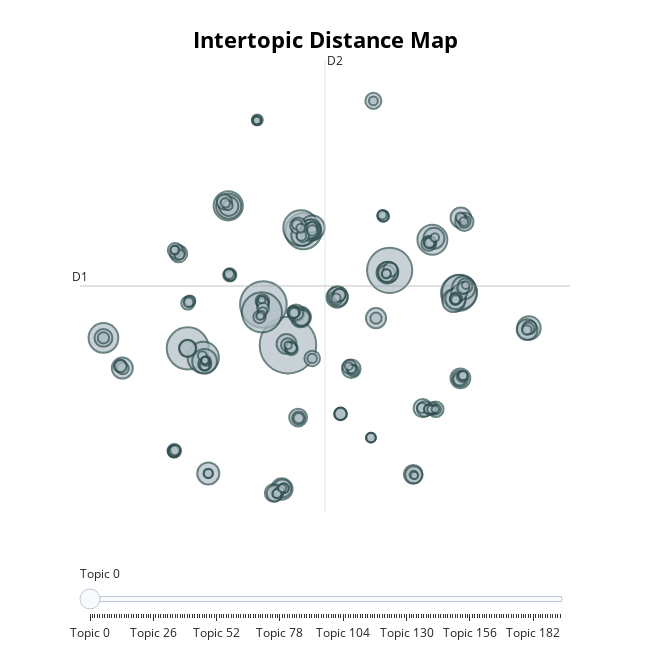

The cell this chart's notebook holds for it:
### Code cell
topic_model.visualize_topics()

### Figure 1 — Plotly figure (JSON) as saved in the notebook; plotly's stock layout.template omitted (floating-point values rounded to 4 significant figures; data arrays with more than 128 entries replaced by an {"elided": "..."} marker saying what was removed)
{"data": [{"customdata": {"elided": "194x3 mixed values"}, "hovertemplate": "<b>Topic %{customdata[0]}</b><br>%{customdata[1]}<br>Size: %{customdata[2]}", "legendgroup": "", "marker": {"color": "#B0BEC5", "line": {"color": "DarkSlateGrey", "width": 2}, "size": {"elided": "194 int values"}, "sizemode": "area", "sizeref": 0.3575, "symbol": "circle"}, "mode": "markers", "name": "", "orientation": "v", "showlegend": false, "type": "scatter", "x": {"elided": "194 float values"}, "xaxis": "x", "y": {"elided": "194 float values"}, "yaxis": "y"}], "layout": {"annotations": [{"showarrow": false, "text": "D1", "x": -14.86, "y": 7.213, "yshift": 10}, {"showarrow": false, "text": "D2", "x": 5.406, "xshift": 10, "y": 25.87}], "height": 650, "hoverlabel": {"bgcolor": "white", "font": {"family": "Rockwell", "size": 16}}, "legend": {"itemsizing": "constant", "tracegroupgap": 0}, "margin": {"t": 60}, "shapes": [{"line": {"color": "#CFD8DC", "width": 2}, "type": "line", "x0": 5.406, "x1": 5.406, "y0": -11.44, "y1": 25.87}, {"line": {"color": "#9E9E9E", "width": 2}, "type": "line", "x0": -14.86, "x1": 25.67, "y0": 7.213, "y1": 7.213}], "sliders": [{"active": 0, "pad": {"t": 50}, "steps": [{"args": [{"marker.color": {"elided": "1x194 str values"}}], "label": "Topic 0", "method": "update"}, {"args": [{"marker.color": {"elided": "1x194 str values"}}], "label": "Topic 1", "method": "update"}, {"args": [{"marker.color": {"elided": "1x194 str values"}}], "label": "Topic 2", "method": "update"}, {"args": [{"marker.color": {"elided": "1x194 str values"}}], "label": "Topic 3", "method": "update"}, {"args": [{"marker.color": {"elided": "1x194 str values"}}], "label": "Topic 4", "method": "update"}, {"args": [{"marker.color": {"elided": "1x194 str values"}}], "label": "Topic 5", "method": "update"}, {"args": [{"marker.color": {"elided": "1x194 str values"}}], "label": "Topic 6", "method": "update"}, {"args": [{"marker.color": {"elided": "1x194 str values"}}], "label": "Topic 7", "method": "update"}, {"args": [{"marker.color": {"elided": "1x194 str values"}}], "label": "Topic 8", "method": "update"}, {"args": [{"marker.color": {"elided": "1x194 str values"}}], "label": "Topic 9", "method": "update"}, {"args": [{"marker.color": {"elided": "1x194 str values"}}], "label": "Topic 10", "method": "update"}, {"args": [{"marker.color": {"elided": "1x194 str values"}}], "label": "Topic 11", "method": "update"}, {"args": [{"marker.color": {"elided": "1x194 str values"}}], "label": "Topic 12", "method": "update"}, {"args": [{"marker.color": {"elided": "1x194 str values"}}], "label": "Topic 13", "method": "update"}, {"args": [{"marker.color": {"elided": "1x194 str values"}}], "label": "Topic 14", "method": "update"}, {"args": [{"marker.color": {"elided": "1x194 str values"}}], "label": "Topic 15", "method": "update"}, {"args": [{"marker.color": {"elided": "1x194 str values"}}], "label": "Topic 16", "method": "update"}, {"args": [{"marker.color": {"elided": "1x194 str values"}}], "label": "Topic 17", "method": "update"}, {"args": [{"marker.color": {"elided": "1x194 str values"}}], "label": "Topic 18", "method": "update"}, {"args": [{"marker.color": {"elided": "1x194 str values"}}], "label": "Topic 19", "method": "update"}, {"args": [{"marker.color": {"elided": "1x194 str values"}}], "label": "Topic 20", "method": "update"}, {"args": [{"marker.color": {"elided": "1x194 str values"}}], "label": "Topic 21", "method": "update"}, {"args": [{"marker.color": {"elided": "1x194 str values"}}], "label": "Topic 22", "method": "update"}, {"args": [{"marker.color": {"elided": "1x194 str values"}}], "label": "Topic 23", "method": "update"}, {"args": [{"marker.color": {"elided": "1x194 str values"}}], "label": "Topic 24", "method": "update"}, {"args": [{"marker.color": {"elided": "1x194 str values"}}], "label": "Topic 25", "method": "update"}, {"args": [{"marker.color": {"elided": "1x194 str values"}}], "label": "Topic 26", "method": "update"}, {"args": [{"marker.color": {"elided": "1x194 str values"}}], "label": "Topic 27", "method": "update"}, {"args": [{"marker.color": {"elided": "1x194 str values"}}], "label": "Topic 28", "method": "update"}, {"args": [{"marker.color": {"elided": "1x194 str values"}}], "label": "Topic 29", "method": "update"}, {"args": [{"marker.color": {"elided": "1x194 str values"}}], "label": "Topic 30", "method": "update"}, {"args": [{"marker.color": {"elided": "1x194 str values"}}], "label": "Topic 31", "method": "update"}, {"args": [{"marker.color": {"elided": "1x194 str values"}}], "label": "Topic 32", "method": "update"}, {"args": [{"marker.color": {"elided": "1x194 str values"}}], "label": "Topic 33", "method": "update"}, {"args": [{"marker.color": {"elided": "1x194 str values"}}], "label": "Topic 34", "method": "update"}, {"args": [{"marker.color": {"elided": "1x194 str values"}}], "label": "Topic 35", "method": "update"}, {"args": [{"marker.color": {"elided": "1x194 str values"}}], "label": "Topic 36", "method": "update"}, {"args": [{"marker.color": {"elided": "1x194 str values"}}], "label": "Topic 37", "method": "update"}, {"args": [{"marker.color": {"elided": "1x194 str values"}}], "label": "Topic 38", "method": "update"}, {"args": [{"marker.color": {"elided": "1x194 str values"}}], "label": "Topic 39", "method": "update"}, {"args": [{"marker.color": {"elided": "1x194 str values"}}], "label": "Topic 40", "method": "update"}, {"args": [{"marker.color": {"elided": "1x194 str values"}}], "label": "Topic 41", "method": "update"}, {"args": [{"marker.color": {"elided": "1x194 str values"}}], "label": "Topic 42", "method": "update"}, {"args": [{"marker.color": {"elided": "1x194 str values"}}], "label": "Topic 43", "method": "update"}, {"args": [{"marker.color": {"elided": "1x194 str values"}}], "label": "Topic 44", "method": "update"}, {"args": [{"marker.color": {"elided": "1x194 str values"}}], "label": "Topic 45", "method": "update"}, {"args": [{"marker.color": {"elided": "1x194 str values"}}], "label": "Topic 46", "method": "update"}, {"args": [{"marker.color": {"elided": "1x194 str values"}}], "label": "Topic 47", "method": "update"}, {"args": [{"marker.color": {"elided": "1x194 str values"}}], "label": "Topic 48", "method": "update"}, {"args": [{"marker.color": {"elided": "1x194 str values"}}], "label": "Topic 49", "method": "update"}, {"args": [{"marker.color": {"elided": "1x194 str values"}}], "label": "Topic 50", "method": "update"}, {"args": [{"marker.color": {"elided": "1x194 str values"}}], "label": "Topic 51", "method": "update"}, {"args": [{"marker.color": {"elided": "1x194 str values"}}], "label": "Topic 52", "method": "update"}, {"args": [{"marker.color": {"elided": "1x194 str values"}}], "label": "Topic 53", "method": "update"}, {"args": [{"marker.color": {"elided": "1x194 str values"}}], "label": "Topic 54", "method": "update"}, {"args": [{"marker.color": {"elided": "1x194 str values"}}], "label": "Topic 55", "method": "update"}, {"args": [{"marker.color": {"elided": "1x194 str values"}}], "label": "Topic 56", "method": "update"}, {"args": [{"marker.color": {"elided": "1x194 str values"}}], "label": "Topic 57", "method": "update"}, {"args": [{"marker.color": {"elided": "1x194 str values"}}], "label": "Topic 58", "method": "update"}, {"args": [{"marker.color": {"elided": "1x194 str values"}}], "label": "Topic 59", "method": "update"}, {"args": [{"marker.color": {"elided": "1x194 str values"}}], "label": "Topic 60", "method": "update"}, {"args": [{"marker.color": {"elided": "1x194 str values"}}], "label": "Topic 61", "method": "update"}, {"args": [{"marker.color": {"elided": "1x194 str values"}}], "label": "Topic 62", "method": "update"}, {"args": [{"marker.color": {"elided": "1x194 str values"}}], "label": "Topic 63", "method": "update"}, {"args": [{"marker.color": {"elided": "1x194 str values"}}], "label": "Topic 64", "method": "update"}, {"args": [{"marker.color": {"elided": "1x194 str values"}}], "label": "Topic 65", "method": "update"}, {"args": [{"marker.color": {"elided": "1x194 str values"}}], "label": "Topic 66", "method": "update"}, {"args": [{"marker.color": {"elided": "1x194 str values"}}], "label": "Topic 67", "method": "update"}, {"args": [{"marker.color": {"elided": "1x194 str values"}}], "label": "Topic 68", "method": "update"}, {"args": [{"marker.color": {"elided": "1x194 str values"}}], "label": "Topic 69", "method": "update"}, {"args": [{"marker.color": {"elided": "1x194 str values"}}], "label": "Topic 70", "method": "update"}, {"args": [{"marker.color": {"elided": "1x194 str values"}}], "label": "Topic 71", "method": "update"}, {"args": [{"marker.color": {"elided": "1x194 str values"}}], "label": "Topic 72", "method": "update"}, {"args": [{"marker.color": {"elided": "1x194 str values"}}], "label": "Topic 73", "method": "update"}, {"args": [{"marker.color": {"elided": "1x194 str values"}}], "label": "Topic 74", "method": "update"}, {"args": [{"marker.color": {"elided": "1x194 str values"}}], "label": "Topic 75", "method": "update"}, {"args": [{"marker.color": {"elided": "1x194 str values"}}], "label": "Topic 76", "method": "update"}, {"args": [{"marker.color": {"elided": "1x194 str values"}}], "label": "Topic 77", "method": "update"}, {"args": [{"marker.color": {"elided": "1x194 str values"}}], "label": "Topic 78", "method": "update"}, {"args": [{"marker.color": {"elided": "1x194 str values"}}], "label": "Topic 79", "method": "update"}, {"args": [{"marker.color": {"elided": "1x194 str values"}}], "label": "Topic 80", "method": "update"}, {"args": [{"marker.color": {"elided": "1x194 str values"}}], "label": "Topic 81", "method": "update"}, {"args": [{"marker.color": {"elided": "1x194 str values"}}], "label": "Topic 82", "method": "update"}, {"args": [{"marker.color": {"elided": "1x194 str values"}}], "label": "Topic 83", "method": "update"}, {"args": [{"marker.color": {"elided": "1x194 str values"}}], "label": "Topic 84", "method": "update"}, {"args": [{"marker.color": {"elided": "1x194 str values"}}], "label": "Topic 85", "method": "update"}, {"args": [{"marker.color": {"elided": "1x194 str values"}}], "label": "Topic 86", "method": "update"}, {"args": [{"marker.color": {"elided": "1x194 str values"}}], "label": "Topic 87", "method": "update"}, {"args": [{"marker.color": {"elided": "1x194 str values"}}], "label": "Topic 88", "method": "update"}, {"args": [{"marker.color": {"elided": "1x194 str values"}}], "label": "Topic 89", "method": "update"}, {"args": [{"marker.color": {"elided": "1x194 str values"}}], "label": "Topic 90", "method": "update"}, {"args": [{"marker.color": {"elided": "1x194 str values"}}], "label": "Topic 91", "method": "update"}, {"args": [{"marker.color": {"elided": "1x194 str values"}}], "label": "Topic 92", "method": "update"}, {"args": [{"marker.color": {"elided": "1x194 str values"}}], "label": "Topic 93", "method": "update"}, {"args": [{"marker.color": {"elided": "1x194 str values"}}], "label": "Topic 94", "method": "update"}, {"args": [{"marker.color": {"elided": "1x194 str values"}}], "label": "Topic 95", "method": "update"}, {"args": [{"marker.color": {"elided": "1x194 str values"}}], "label": "Topic 96", "method": "update"}, {"args": [{"marker.color": {"elided": "1x194 str values"}}], "label": "Topic 97", "method": "update"}, {"args": [{"marker.color": {"elided": "1x194 str values"}}], "label": "Topic 98", "method": "update"}, {"args": [{"marker.color": {"elided": "1x194 str values"}}], "label": "Topic 99", "method": "update"}, {"args": [{"marker.color": {"elided": "1x194 str values"}}], "label": "Topic 100", "method": "update"}, {"args": [{"marker.color": {"elided": "1x194 str values"}}], "label": "Topic 101", "method": "update"}, {"args": [{"marker.color": {"elided": "1x194 str values"}}], "label": "Topic 102", "method": "update"}, {"args": [{"marker.color": {"elided": "1x194 str values"}}], "label": "Topic 103", "method": "update"}, {"args": [{"marker.color": {"elided": "1x194 str values"}}], "label": "Topic 104", "method": "update"}, {"args": [{"marker.color": {"elided": "1x194 str values"}}], "label": "Topic 105", "method": "update"}, {"args": [{"marker.color": {"elided": "1x194 str values"}}], "label": "Topic 106", "method": "update"}, {"args": [{"marker.color": {"elided": "1x194 str values"}}], "label": "Topic 107", "method": "update"}, {"args": [{"marker.color": {"elided": "1x194 str values"}}], "label": "Topic 108", "method": "update"}, {"args": [{"marker.color": {"elided": "1x194 str values"}}], "label": "Topic 109", "method": "update"}, {"args": [{"marker.color": {"elided": "1x194 str values"}}], "label": "Topic 110", "method": "update"}, {"args": [{"marker.color": {"elided": "1x194 str values"}}], "label": "Topic 111", "method": "update"}, {"args": [{"marker.color": {"elided": "1x194 str values"}}], "label": "Topic 112", "method": "update"}, {"args": [{"marker.color": {"elided": "1x194 str values"}}], "label": "Topic 113", "method": "update"}, {"args": [{"marker.color": {"elided": "1x194 str values"}}], "label": "Topic 114", "method": "update"}, {"args": [{"marker.color": {"elided": "1x194 str values"}}], "label": "Topic 115", "method": "update"}, {"args": [{"marker.color": {"elided": "1x194 str values"}}], "label": "Topic 116", "method": "update"}, {"args": [{"marker.color": {"elided": "1x194 str values"}}], "label": "Topic 117", "method": "update"}, {"args": [{"marker.color": {"elided": "1x194 str values"}}], "label": "Topic 118", "method": "update"}, {"args": [{"marker.color": {"elided": "1x194 str values"}}], "label": "Topic 119", "method": "update"}, {"args": [{"marker.color": {"elided": "1x194 str values"}}], "label": "Topic 120", "method": "update"}, {"args": [{"marker.color": {"elided": "1x194 str values"}}], "label": "Topic 121", "method": "update"}, {"args": [{"marker.color": {"elided": "1x194 str values"}}], "label": "Topic 122", "method": "update"}, {"args": [{"marker.color": {"elided": "1x194 str values"}}], "label": "Topic 123", "method": "update"}, {"args": [{"marker.color": {"elided": "1x194 str values"}}], "label": "Topic 124", "method": "update"}, {"args": [{"marker.color": {"elided": "1x194 str values"}}], "label": "Topic 125", "method": "update"}, {"args": [{"marker.color": {"elided": "1x194 str values"}}], "label": "Topic 126", "method": "update"}, {"args": [{"marker.color": {"elided": "1x194 str values"}}], "label": "Topic 127", "method": "update"}, {"args": [{"marker.color": {"elided": "1x194 str values"}}], "label": "Topic 128", "method": "update"}, {"args": [{"marker.color": {"elided": "1x194 str values"}}], "label": "Topic 129", "method": "update"}, {"args": [{"marker.color": {"elided": "1x194 str values"}}], "label": "Topic 130", "method": "update"}, {"args": [{"marker.color": {"elided": "1x194 str values"}}], "label": "Topic 131", "method": "update"}, {"args": [{"marker.color": {"elided": "1x194 str values"}}], "label": "Topic 132", "method": "update"}, {"args": [{"marker.color": {"elided": "1x194 str values"}}], "label": "Topic 133", "method": "update"}, {"args": [{"marker.color": {"elided": "1x194 str values"}}], "label": "Topic 134", "method": "update"}, {"args": [{"marker.color": {"elided": "1x194 str values"}}], "label": "Topic 135", "method": "update"}, {"args": [{"marker.color": {"elided": "1x194 str values"}}], "label": "Topic 136", "method": "update"}, {"args": [{"marker.color": {"elided": "1x194 str values"}}], "label": "Topic 137", "method": "update"}, {"args": [{"marker.color": {"elided": "1x194 str values"}}], "label": "Topic 138", "method": "update"}, {"args": [{"marker.color": {"elided": "1x194 str values"}}], "label": "Topic 139", "method": "update"}, {"args": [{"marker.color": {"elided": "1x194 str values"}}], "label": "Topic 140", "method": "update"}, {"args": [{"marker.color": {"elided": "1x194 str values"}}], "label": "Topic 141", "method": "update"}, {"args": [{"marker.color": {"elided": "1x194 str values"}}], "label": "Topic 142", "method": "update"}, {"args": [{"marker.color": {"elided": "1x194 str values"}}], "label": "Topic 143", "method": "update"}, {"args": [{"marker.color": {"elided": "1x194 str values"}}], "label": "Topic 144", "method": "update"}, {"args": [{"marker.color": {"elided": "1x194 str values"}}], "label": "Topic 145", "method": "update"}, {"args": [{"marker.color": {"elided": "1x194 str values"}}], "label": "Topic 146", "method": "update"}, {"args": [{"marker.color": {"elided": "1x194 str values"}}], "label": "Topic 147", "method": "update"}, {"args": [{"marker.color": {"elided": "1x194 str values"}}], "label": "Topic 148", "method": "update"}, {"args": [{"marker.color": {"elided": "1x194 str values"}}], "label": "Topic 149", "method": "update"}, {"args": [{"marker.color": {"elided": "1x194 str values"}}], "label": "Topic 150", "method": "update"}, {"args": [{"marker.color": {"elided": "1x194 str values"}}], "label": "Topic 151", "method": "update"}, {"args": [{"marker.color": {"elided": "1x194 str values"}}], "label": "Topic 152", "method": "update"}, {"args": [{"marker.color": {"elided": "1x194 str values"}}], "label": "Topic 153", "method": "update"}, {"args": [{"marker.color": {"elided": "1x194 str values"}}], "label": "Topic 154", "method": "update"}, {"args": [{"marker.color": {"elided": "1x194 str values"}}], "label": "Topic 155", "method": "update"}, {"args": [{"marker.color": {"elided": "1x194 str values"}}], "label": "Topic 156", "method": "update"}, {"args": [{"marker.color": {"elided": "1x194 str values"}}], "label": "Topic 157", "method": "update"}, {"args": [{"marker.color": {"elided": "1x194 str values"}}], "label": "Topic 158", "method": "update"}, {"args": [{"marker.color": {"elided": "1x194 str values"}}], "label": "Topic 159", "method": "update"}, {"args": [{"marker.color": {"elided": "1x194 str values"}}], "label": "Topic 160", "method": "update"}, {"args": [{"marker.color": {"elided": "1x194 str values"}}], "label": "Topic 161", "method": "update"}, {"args": [{"marker.color": {"elided": "1x194 str values"}}], "label": "Topic 162", "method": "update"}, {"args": [{"marker.color": {"elided": "1x194 str values"}}], "label": "Topic 163", "method": "update"}, {"args": [{"marker.color": {"elided": "1x194 str values"}}], "label": "Topic 164", "method": "update"}, {"args": [{"marker.color": {"elided": "1x194 str values"}}], "label": "Topic 165", "method": "update"}, {"args": [{"marker.color": {"elided": "1x194 str values"}}], "label": "Topic 166", "method": "update"}, {"args": [{"marker.color": {"elided": "1x194 str values"}}], "label": "Topic 167", "method": "update"}, {"args": [{"marker.color": {"elided": "1x194 str values"}}], "label": "Topic 168", "method": "update"}, {"args": [{"marker.color": {"elided": "1x194 str values"}}], "label": "Topic 169", "method": "update"}, {"args": [{"marker.color": {"elided": "1x194 str values"}}], "label": "Topic 170", "method": "update"}, {"args": [{"marker.color": {"elided": "1x194 str values"}}], "label": "Topic 171", "method": "update"}, {"args": [{"marker.color": {"elided": "1x194 str values"}}], "label": "Topic 172", "method": "update"}, {"args": [{"marker.color": {"elided": "1x194 str values"}}], "label": "Topic 173", "method": "update"}, {"args": [{"marker.color": {"elided": "1x194 str values"}}], "label": "Topic 174", "method": "update"}, {"args": [{"marker.color": {"elided": "1x194 str values"}}], "label": "Topic 175", "method": "update"}, {"args": [{"marker.color": {"elided": "1x194 str values"}}], "label": "Topic 176", "method": "update"}, {"args": [{"marker.color": {"elided": "1x194 str values"}}], "label": "Topic 177", "method": "update"}, {"args": [{"marker.color": {"elided": "1x194 str values"}}], "label": "Topic 178", "method": "update"}, {"args": [{"marker.color": {"elided": "1x194 str values"}}], "label": "Topic 179", "method": "update"}, {"args": [{"marker.color": {"elided": "1x194 str values"}}], "label": "Topic 180", "method": "update"}, {"args": [{"marker.color": {"elided": "1x194 str values"}}], "label": "Topic 181", "method": "update"}, {"args": [{"marker.color": {"elided": "1x194 str values"}}], "label": "Topic 182", "method": "update"}, {"args": [{"marker.color": {"elided": "1x194 str values"}}], "label": "Topic 183", "method": "update"}, {"args": [{"marker.color": {"elided": "1x194 str values"}}], "label": "Topic 184", "method": "update"}, {"args": [{"marker.color": {"elided": "1x194 str values"}}], "label": "Topic 185", "method": "update"}, {"args": [{"marker.color": {"elided": "1x194 str values"}}], "label": "Topic 186", "method": "update"}, {"args": [{"marker.color": {"elided": "1x194 str values"}}], "label": "Topic 187", "method": "update"}, {"args": [{"marker.color": {"elided": "1x194 str values"}}], "label": "Topic 188", "method": "update"}, {"args": [{"marker.color": {"elided": "1x194 str values"}}], "label": "Topic 189", "method": "update"}, {"args": [{"marker.color": {"elided": "1x194 str values"}}], "label": "Topic 190", "method": "update"}, {"args": [{"marker.color": {"elided": "1x194 str values"}}], "label": "Topic 191", "method": "update"}, {"args": [{"marker.color": {"elided": "1x194 str values"}}], "label": "Topic 192", "method": "update"}, {"args": [{"marker.color": {"elided": "1x194 str values"}}], "label": "Topic 193", "method": "update"}]}], "title": {"font": {"color": "Black", "size": 22}, "text": "<b>Intertopic Distance Map</b>", "x": 0.5, "xanchor": "center", "y": 0.95, "yanchor": "top"}, "width": 650, "xaxis": {"anchor": "y", "domain": [0, 1], "range": [-14.86, 25.67], "title": {"text": ""}, "visible": false}, "yaxis": {"anchor": "x", "domain": [0, 1], "range": [-11.44, 25.87], "title": {"text": ""}, "visible": false}}}
